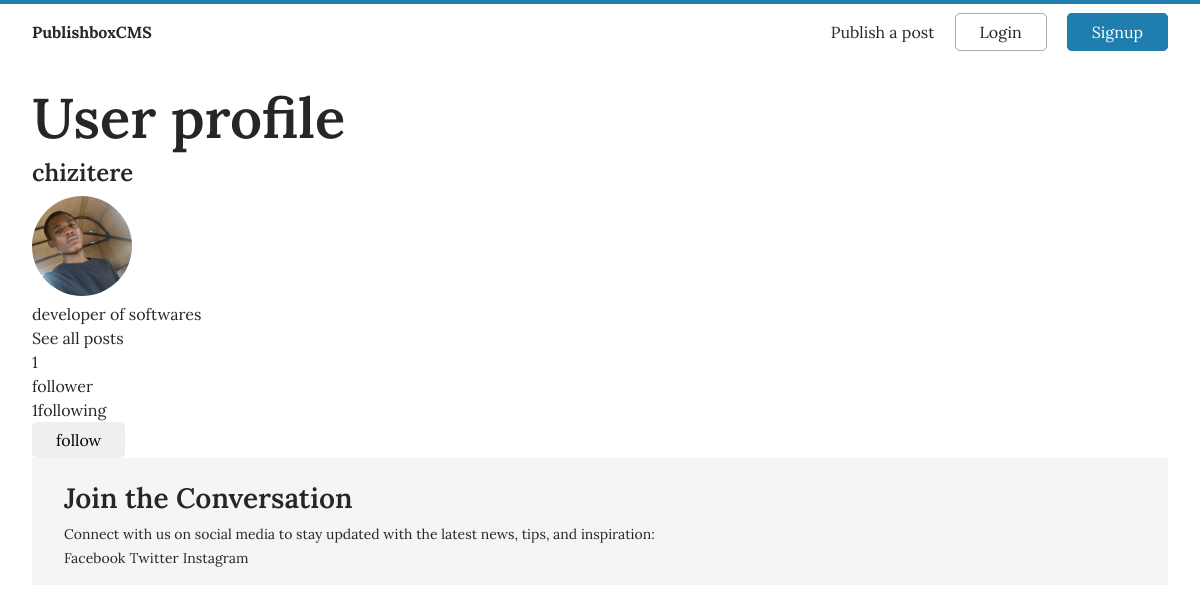
/accounts/chizitere/, run on the app's committed database.
### user/models.py (models this page shows, shortened)
class Profile(models.Model):
    user = models.OneToOneField(User, on_delete=models.CASCADE)
    bio = models.TextField(null=True, blank=True)
    profile_pic = models.ImageField(default='static/default_profilepic/default.jpg', blank=True, upload_to='profile_pics')
    website_url = models.CharField(max_length=255, null=True, blank=True)

### user/views.py (the view)
# urls.py: path('<username>/', views.profile, name='profile'),
def profile(request, username):
    user_object = get_object_or_404(User, username=username)
    user_profile = Profile.objects.get(user=user_object)
    follower = request.user.username
    user = username
    if FollowersCount.objects.filter(follower=follower, user=user).first():
        button_text = 'unfollow'
    else:
        button_text = 'follow'
    user_followers = len(FollowersCount.objects.filter(user=username))
    user_following = len(FollowersCount.objects.filter(follower=username))
    context = {
        'user_object': user_object,
        'user_profile': user_profile,
        'button_text': button_text,
        'user_followers': user_followers,
        'user_following': user_following,
    }
    return render(request, 'user/profile.html', context)

### user/templates/user/profile.html (shortened to what this page needs)
{% extends 'base.html' %} {% block main %}
<main class="container">
  <h1>User profile</h1>
  <h3>{{user_profile.user.username}}</h3>
  <img
    style="border-radius: 999px; object-fit: cover"
    src="{{user_profile.profile_pic.url}}"
    height="100"
    width="100"
  />
  {{user_profile.email}} {% if user_profile.bio %}
  <p>{{user_profile.bio}}</p>
  {% endif %}
  <a href="{% url 'blog:user_posts' user_profile.user.username %}">See all posts</a>
    {% if user_followers == 0 or 1 %}
  <p id="follower-count">{{user_followers}}</p>
  follower {% else %}
  <p id="follower-count">{{user_followers}}</p>
  followers {% endif %}
  <p id="following-count">{{user_following}}following</p>
  <form id="follow-form" action="{% url 'user:follow' %}" method="POST">
    {% if user_object.username == user.username %}
    <a href="{% url 'user:edit_profile' request.user %}">Edit profile</a>
    {% else %}
    <button class="button" id="follow-button" type="submit">
      {{ button_text }}
    </button>
    {% endif %}
  </form>
  {% endblock %}

### static/css/base.css (style rules this page uses)
:root { --white:#fff; --primary:#1f7ead; --primary-hover:#175e82; --border:#b3bdcc; --box-shadow1: rgba(0, 0, 0, 0.1) 0px 0px 5px 0px, rgba(0, 0, 0, 0.1) 0px 0px 1px 0px; --text-color:#262626; --ff-1:'Lora', serif; }
*, *::before, *::after { margin: 0; padding: 0; box-sizing: border-box; }
body, h1, h2, h3, h4, h5, h6, p, figure, picture { margin: 0; }
h1 { font-size: 3.5rem; }
h3 { font-size: 1.5rem; }
html { outline: none; -webkit-text-size-adjust:100%; -ms-text-size-adjust:100%; }
body { margin: 0; background:#fff; font-family:var(--ff-1); color:var(--text-color); font-weight:400; font-size:1rem; line-height: 1.5; border-top:4px solid var(--primary); }
h1, h2, h3, h4, h5, h6 { font-weight:600; line-height: 1.2; margin: 0.5rem 0; }
ol, ul, { margin: 1.5rem 0 1.5rem 3rem; }
input, textarea, .button, button { border-radius:5px; font-family: inherit; }
button { cursor:pointer; }
img, video { max-width: 100%; }
a { text-decoration:none; color:inherit; }
.button { padding: .5rem 1.5rem; text-decoration: none; font-size:1rem; border:none; }
.container, .container-sm { padding:1rem 2rem; }

### data on the page
Profile: user.username "chizitere", profile_pic (picture), bio "developer of softwares"

### other printed values
{{ user_followers }} "1"
{{ user_following }} "1"
{{ button_text }} "follow"
